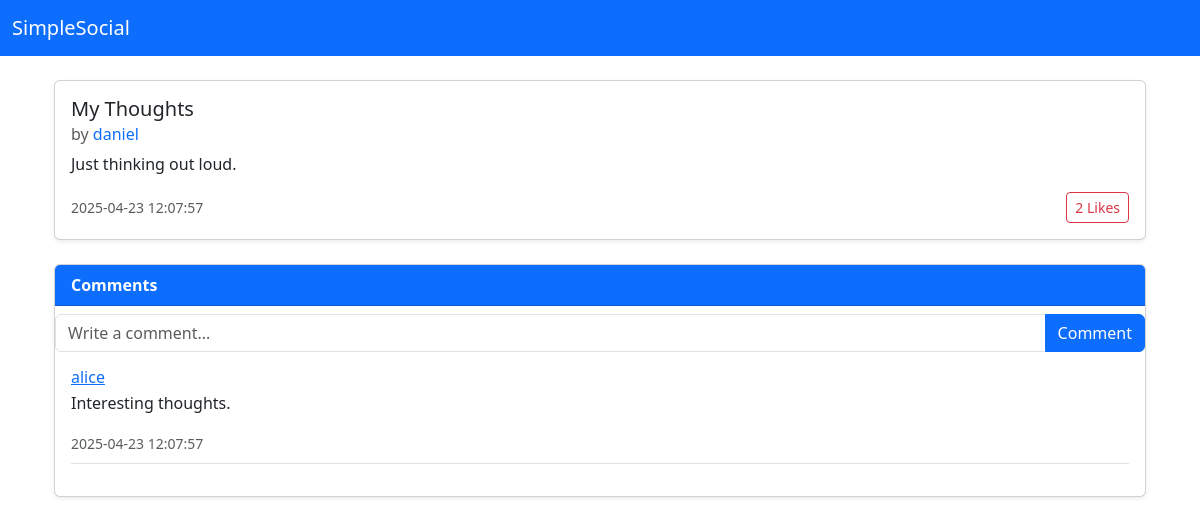
The page /post/2 on the database as committed earlier.
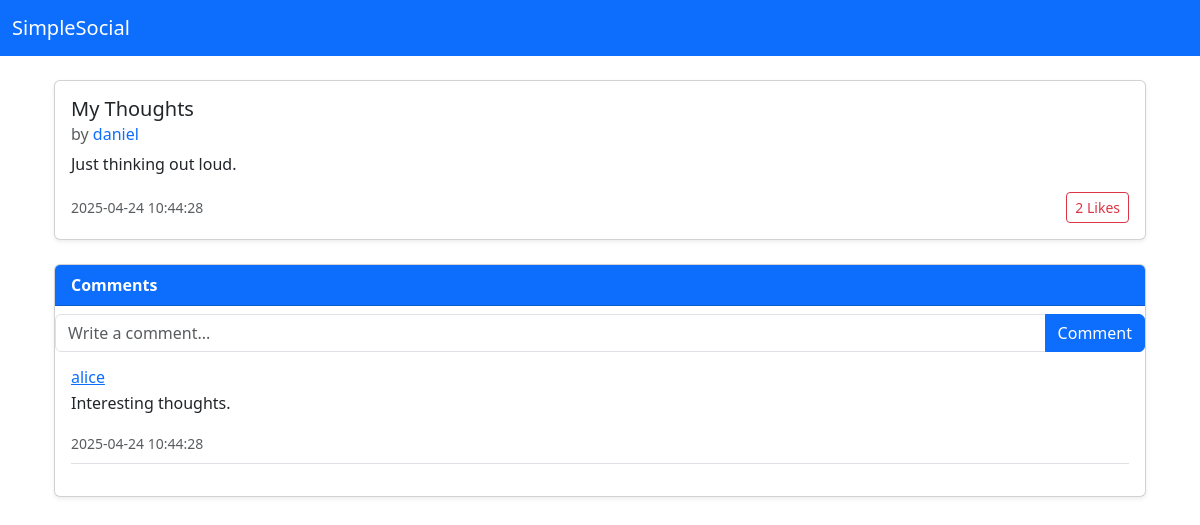
The same page on the database as committed later.
### tables this page shows
CREATE TABLE posts (
    post_id INTEGER PRIMARY KEY,
    user_id INTEGER NOT NULL,
    title TEXT NOT NULL,
    content TEXT NOT NULL,
    date TIMESTAMP DEFAULT CURRENT_TIMESTAMP,
    FOREIGN KEY (user_id) REFERENCES users (user_id)
);

CREATE TABLE comments (
    comment_id INTEGER PRIMARY KEY,
    post_id INTEGER NOT NULL,
    user_id INTEGER NOT NULL,
    content TEXT NOT NULL,
    date TIMESTAMP DEFAULT CURRENT_TIMESTAMP,
    FOREIGN KEY (post_id) REFERENCES posts (post_id),
    FOREIGN KEY (user_id) REFERENCES users (user_id)
);

CREATE TABLE users (
    user_id INTEGER PRIMARY KEY,
    username VARCHAR(15) UNIQUE NOT NULL,
    password VARCHAR(255) NOT NULL,
    email VARCHAR(50) UNIQUE NOT NULL,
    role TEXT NOT NULL CHECK(role IN ('admin', 'user')),
    date TIMESTAMP DEFAULT CURRENT_TIMESTAMP
);

### app.py (the view)
@app.route("/post/<int:post_id>", methods=["GET"])
def post(post_id):
    db = get_db()
    post = select_post_by_id(db, post_id)
    if not post:
        abort(404)
    comments = select_comments_by_post_id(db, post_id)
    return render_template('post.html', post=post, comments=comments)

### app.py (called while the page is built)
def get_db():
    if not hasattr(g, "_database"):
        print("Creating new database connection")
        g._database = create_connection(database)
    return g._database

@app.teardown_appcontext
def teardown_db(error):
    db = getattr(g, '_database', None)
    if db is not None:
        print("Closing database connection")
        db.close()

### setup_db.py (called while the page is built)
def create_connection(db_file):
    conn = None
    try:
        conn = sqlite3.connect(db_file)
        return conn
    except Error as e:
        print(f"Error: {e}")
    return conn

def select_post_by_id(conn, post_id):
    try:
        conn.row_factory = sqlite3.Row
        cur = conn.cursor()
        sql = """
        SELECT p.post_id, p.title, p.content,
        p.date AS post_date,
        u.username AS post_author,
        (
            SELECT COUNT(*)
            FROM likes l
            WHERE l.post_id = p.post_id
        ) AS like_count
        FROM posts p
        JOIN users u ON p.user_id = u.user_id
        WHERE p.post_id = ?
        """
        cur.execute(sql, (post_id,))
        return cur.fetchone()
    except Exception as e:
        print("Error fetching post by ID:", e)
        return None

### templates/post.html (shortened to what this page needs)
{% extends "base.html" %}
{% block content %}
<div class="container mt-4">
    <div class="card mb-4 shadow-sm">
        <div class="card-body">
            <h5 class="card-title">{{ post.title }}</h5>
            <h6 class="card-subtitle text-muted mb-2">
                by
                <a href="{{ url_for('profile', username=post.post_author) }}" class="text-decoration-none">
                    {{ post.post_author }}
                </a>
            </h6>
            <p class="card-text">{{ post.content }}</p>
            <div class="d-flex justify-content-between align-items-center">
                <small class="text-muted">{{ post.post_date }}</small>
                <form method="POST" action="{{ url_for('like_post', post_id=post.post_id) }}">
                    <button type="submit" class="btn btn-sm btn-outline-danger">
                        {{ post.like_count }} Likes
                    </button>
                </form>
            </div>
        </div>
    </div>
    <div class="card mb-4 shadow-sm">
        <div class="card-header bg-primary text-white">
            <strong>Comments</strong>
        </div>
        <form method="POST" action="{{ url_for('comment_post', post_id=post.post_id) }}">
            <div class="input-group mt-2">
                <input type="text" name="content" class="form-control" maxlength="255" placeholder="Write a comment..." required>
                <button type="submit" class="btn btn-primary">Comment</button>
            </div>
        </form>
        <div class="card-body">
            {% for comment in comments %}
            <div class="mb-3 border-bottom pb-2">
                <h6 class="mb-1">
                    <a href="{{ url_for('profile', username=comment.comment_author) }}">
                      {{ comment.comment_author }}
                    </a>
                  </h6>                <p>{{ comment.content }}</p>
                <small class="text-muted">{{ comment.comment_date }}</small>
            </div>
            {% else %}
            <p class="text-muted">No comments yet.</p>
            {% endfor %}
        </div>
    </div>
{% endblock %}

Rows that differ between the two databases and show on the page:
changed posts "My Thoughts": post_date "2025-04-23 12:07:57" → "2025-04-24 10:44:28"
changed comments "Interesting thoughts.": comment_date "2025-04-23 12:07:57" → "2025-04-24 10:44:28"
